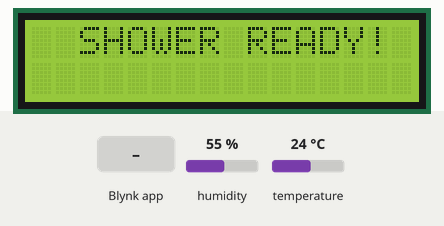
This sketch was run on a simulated ESP8266 (NodeMCU). Shown: 16×2 character LCD. The test bench sets the inputs (shaded band); at power-on: humidity 55 %, temperature 24 °C. WiFi joins after 1.5 s; servers stay silent unless stated; what the sketch prints to the serial monitor is not drawn.

Above: at 3.0 s.
3.1 s: humidity set to 68 %
At 9.2 s:
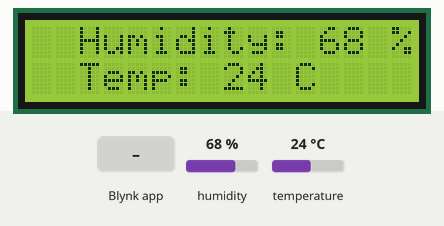
9.5 s: temperature set to 12 °C
At 11.5 s:
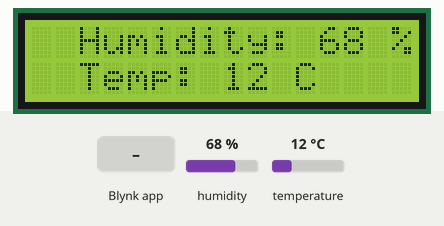
15.7 s: temperature set to 19 °C
At 17.9 s:
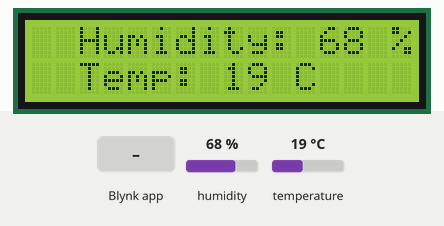
21.9 s: humidity set to 22 %
At 24.4 s:
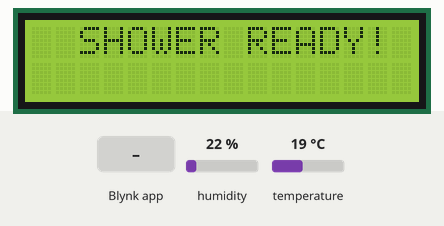
28.1 s: Blynk app writes 1 to V1
At 35.3 s:
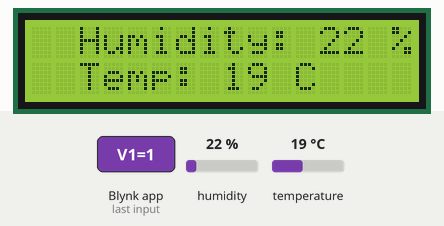
35.7 s: Blynk app writes 0 to V1
At 37.5 s:
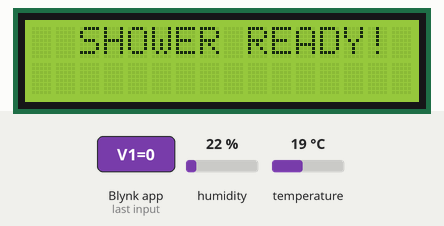
Timing chart, 0 to 39.0 s (numbered marks = the images above; inputs shaded):
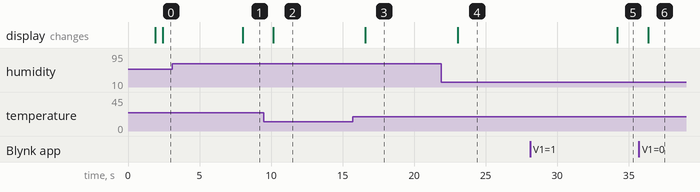

Measured:
- after the input at 3.1 s, the display: changes after 4.9 s (image 1)
- after the input at 9.5 s, the display: changes after 0.65 s (image 2)
- after the input at 15.7 s, the display: changes after 0.90 s (image 3)
- after the input at 21.9 s, the display: changes after 1.1 s (image 4)
- after the input at 28.1 s, the display: changes after 6.1 s (image 5)
- after the input at 35.7 s, the display: changes after 0.65 s (image 6)

The sketch:

Shower_Ready_Presentation_Code_.ino
```cpp
#include <DHT.h>
#include <Wire.h> // Library for I2C communication
#include <LiquidCrystal_I2C.h> // Library for LCD
#define BLYNK_PRINT Serial
// Include libraries required for Blynk and NodeMCU communication
#include <ESP8266WiFi.h>
#include <BlynkSimpleEsp8266.h>
// You should get Auth Token in the Blynk App.
// Go to the Project Settings (nut icon).
char auth[] = "PIthXgRLngQ_Kx0m5Pnd1xw0qWkF4UzZ";
// Your WiFi credentials.
// Set password to "" for open networks.
char ssid[] = "AndroidAP";
char pass[] = "password";
#define DHT11_PIN 12
DHT DHT(DHT11_PIN, DHT11);
LiquidCrystal_I2C lcd = LiquidCrystal_I2C(0x27, 5, 16);

float user_input;

BLYNK_WRITE(V1)
{
  user_input = (float) param.asDouble();
  // assigning incoming value from pin V1 to a variable
  // You can also use:
  // String i = param.asStr();
  // double d = param.asDouble();
  Serial.print("V1 Slider value is: ");
  Serial.println(user_input);
}


float temperature;
float humidity;

String hs="Humidity: "+String((int)humidity)+" % ";
String ts="Temp: "+String((int)temperature)+" C ";

void printer() {
  lcd.setCursor(2, 0); // Set the cursor on the third column and first row.
  lcd.print(hs); // Print the string "Hello World!"
  lcd.setCursor(2, 1); //Set the cursor on the third column and the second row (counting starts at 0!).
  lcd.print(ts);
}

void myTimerEvent()
{
  temperature = DHT.readTemperature(); //float variables allow for decimals
  humidity = DHT.readHumidity();
  Blynk.virtualWrite(V4, temperature); // send data to app
  Blynk.virtualWrite(V5, humidity); // send data to app
  //these statements label and format the data for the serial monitor
  Serial.print( "T = " );
  Serial.print( temperature );
  Serial.print( " deg. C, H = " );
  Serial.print( humidity );
  Serial.println( "%" );

  delay(500);

}


bool alert = true;
bool on = false;
bool fr = true;
int firstRead = 0;


void checker(){

  if(fr){

    firstRead = (int) humidity;
    fr = false;
  }else if(firstRead > (int) humidity){firstRead = humidity;}

  Serial.print("First read is: ");
  Serial.println(firstRead);


  double function = function = user_input * 2;
  double differential = 0;

  if(!fr){
  differential = humidity - firstRead;
  }

  if (differential > 21) {function = differential;}


    if (abs(function - differential + 0.1) < 1) {

    hs = "SHOWER READY!  ";
    ts = "                ";
    printer();

    Serial.println( "CONDITIONAL TRUE" );

    Blynk.notify("SHOWER READY");
    delay(5000);


      } else{

       Serial.println( "CONDITIONAL FALSE" );

       Serial.print("V1 Slider value is: ");
       Serial.println(user_input);

        hs="Humidity: "+String((int)humidity)+" %   ";
        ts="Temp: "+String((int)temperature)+" C    ";


        }
  }


void setup()
{

  Serial.begin(115200);
  DHT.begin();
  // Starts the connection with Blynk using the data provided at the top (Wi-Fi connection name, password, and auth token)
  Blynk.begin(auth, ssid, pass);
  lcd.init();
  lcd.backlight();
}
void loop()
{
  Blynk.run();
  myTimerEvent();
  checker();
  printer();

}
```
